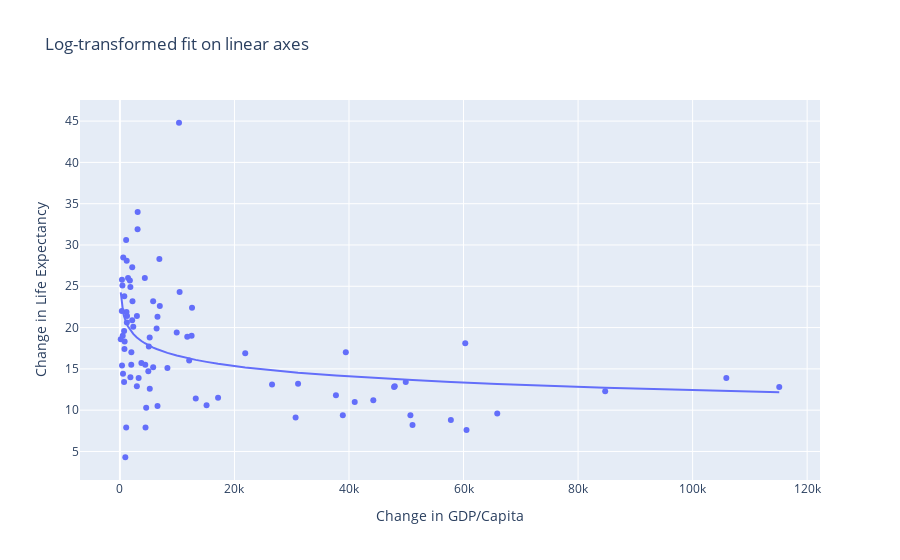

The notebook cell this image was saved under:
### Code cell
import plotly.express as px

fig = px.scatter(df_diff, y="Change in Life Expectancy", x="Change in GDP/Capita",
                 trendline="ols", trendline_options=dict(log_x=True),
                 # text = df_diff.index,
                 title="Log-transformed fit on linear axes")

fig.show()
